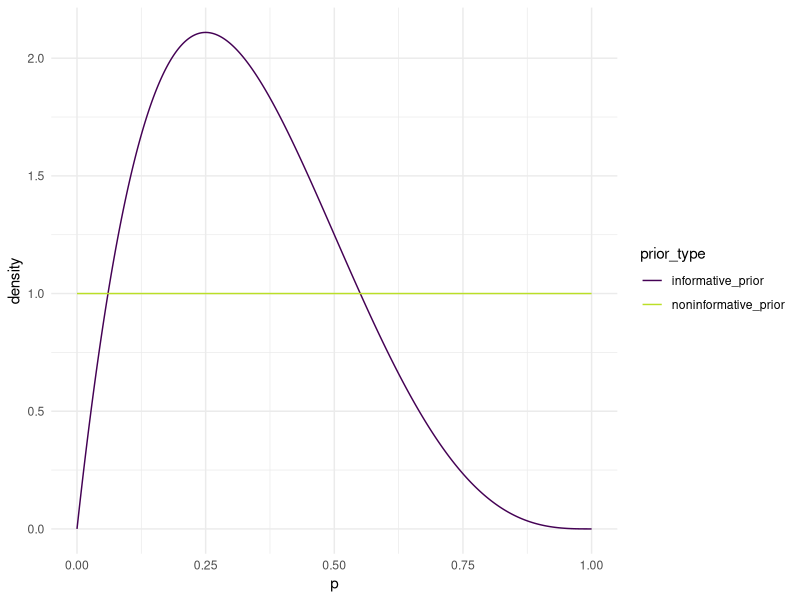
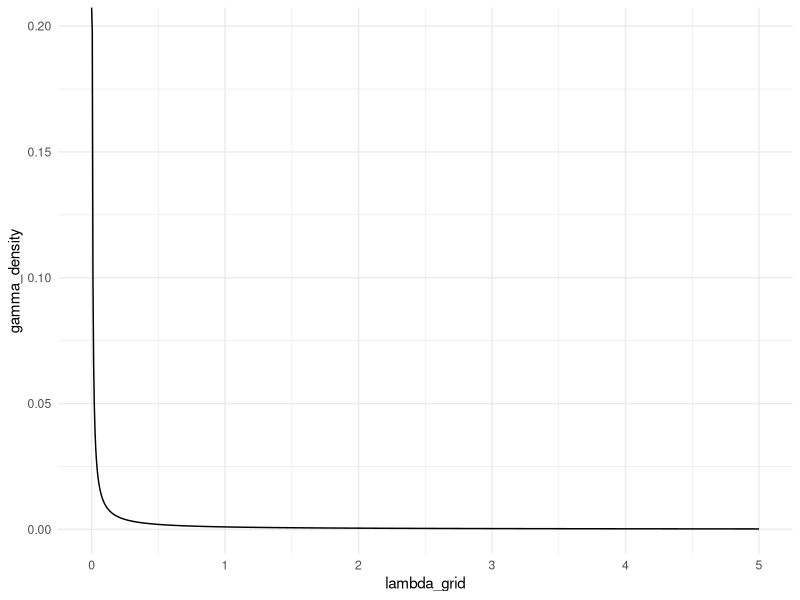

These charts were generated, in order, by the following R code:
## ---- chunk 1
#| warning: false
library(tidyverse)
ps <- seq(0, 1, length.out = 1000)

informative_alpha <- 2 ## CHANGE THIS TO YOUR ALPHA
informative_beta <- 4  ## CHANGE THIS TO YOUR BETA

noninformative_alpha <- 1
noninformative_beta <- 1

informative_prior <- dbeta(ps, informative_alpha,
                           informative_beta)
noninformative_prior <- dbeta(ps,
                              noninformative_alpha, noninformative_beta)

prior_plot <- tibble(ps, informative_prior, noninformative_prior) |>
  pivot_longer(2:3, names_to = "prior_type", values_to = "density")

ggplot(data = prior_plot, aes(x = ps, y = density, colour = prior_type)) +
  geom_line() +
  scale_colour_viridis_d(end = 0.9) +
  theme_minimal() +
  labs(x = "p")
## ---- chunk 2
## put code to make your posterior distribution plot here
## ---- chunk 3
#| echo: false
#| output: false
## alphas * (1 / target_mean - 1)
## (alphas * betas) / ((alphas + betas) ^ 2  * (alphas + betas + 1))
## ---- chunk 4
#| warning: false
library(tidyverse)
## ---- chunk 5
alpha <- 0.001
k <- 0.001
lambda_grid <- seq(0, 5, length.out = 1000)
gamma_density <- dgamma(lambda_grid, shape = alpha, rate = k)
gamma_plot <- tibble(lambda_grid, gamma_density)
ggplot(data = gamma_plot, aes(x = lambda_grid, y = gamma_density)) +
  geom_line() +
  theme_minimal()
